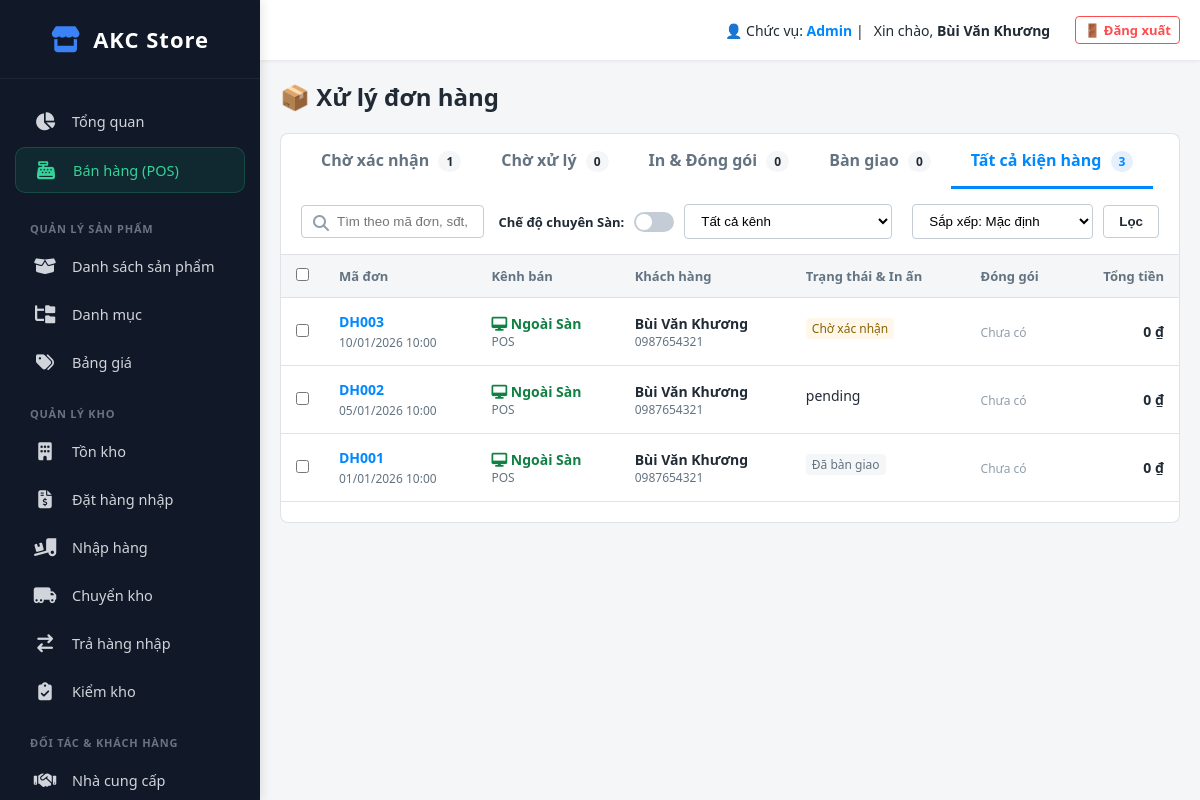
/index.php?action=order_processing&tab=all&channel=all (signed in), run on the app's committed database.
### tables this page shows
CREATE TABLE `users` (
  `id` int(11) NOT NULL,
  `username` varchar(100) NOT NULL,
  `password` varchar(255) NOT NULL,
  `full_name` varchar(255) NOT NULL,
  `role` varchar(50) DEFAULT 'Thu ngân',
  `created_at` timestamp NOT NULL DEFAULT current_timestamp()
);

CREATE TABLE `orders` (
  `id` int(11) NOT NULL,
  `order_code` varchar(50) DEFAULT NULL,
  `customer_id` int(11) NOT NULL,
  `customer_name` varchar(255) DEFAULT NULL,
  `phone` varchar(20) DEFAULT NULL,
  `address` text DEFAULT NULL,
  `subtotal` decimal(15,2) DEFAULT 0.00,
  `total_amount` decimal(15,2) NOT NULL,
  `paid_amount` decimal(15,2) DEFAULT 0.00,
  `payment_status` enum('unpaid','partial','paid') DEFAULT 'unpaid',
  `created_at` datetime DEFAULT current_timestamp(),
  `total_product_discount` decimal(15,2) DEFAULT 0.00,
  `total_order_discount` decimal(15,2) DEFAULT 0.00,
  `original_shipping_fee` decimal(15,2) DEFAULT 0.00,
  `total_shipping_discount` decimal(15,2) DEFAULT 0.00,
  `tax_amount` decimal(15,2) DEFAULT 0.00,
  `grand_total` decimal(15,2) DEFAULT 0.00,
  `amount_paid` decimal(15,2) DEFAULT 0.00,
  `payment_method` varchar(50) DEFAULT 'cash',
  `order_status` varchar(50) DEFAULT 'pending',
  `shipping_status` varchar(50) DEFAULT 'pending',
  `sales_channel` varchar(50) DEFAULT 'pos',
  `is_archived` tinyint(1) DEFAULT 0 COMMENT '0: Bình thường, 1: Đã lưu trữ',
  `packing_status` varchar(50) DEFAULT 'pending' COMMENT 'pending, packing, packed',
  `assigned_staff_id` int(11) DEFAULT NULL COMMENT 'ID Nhân viên phụ trách',
  `tags` varchar(255) DEFAULT NULL COMMENT 'Các tag cách nhau dấu phẩy (VD: V.I.P, Gấp)',
  `has_e_invoice` tinyint(1) DEFAULT 0 COMMENT '1: Đã xuất Hóa đơn điện tử',
  `printed_delivery` tinyint(1) DEFAULT 0,
  `printed_picking_order` tinyint(1) DEFAULT 0,
  `printed_picking_product` tinyint(1) DEFAULT 0,
  `packer_id` int(11) DEFAULT NULL
);

CREATE TABLE `customers` (
  `id` int(11) NOT NULL,
  `customer_code` varchar(50) DEFAULT NULL,
  `last_name` varchar(100) DEFAULT NULL,
  `first_name` varchar(100) NOT NULL,
  `phone` varchar(50) DEFAULT NULL,
  `email` varchar(255) DEFAULT NULL,
  `accept_marketing` tinyint(1) DEFAULT 0,
  `province` varchar(100) DEFAULT NULL,
  `district` varchar(100) DEFAULT NULL,
  `ward` varchar(100) DEFAULT NULL,
  `address` text DEFAULT NULL,
  `tax_code` varchar(50) DEFAULT NULL,
  `company_name` varchar(255) DEFAULT NULL,
  `invoice_address` text DEFAULT NULL,
  `invoice_email` varchar(255) DEFAULT NULL,
  `notes` text DEFAULT NULL,
  `tags` varchar(255) DEFAULT NULL,
  `debt` decimal(15,2) DEFAULT 0.00,
  `created_at` datetime DEFAULT current_timestamp()
);

### app/views/order_processing/index.php (the view, shortened to what the rows shown need)
<?php require_once __DIR__ . '/../layout/header.php'; ?>
<div class="op-header">
    <div class="op-title">📦 Xử lý đơn hàng</div>
</div>
<div class="op-tabs">
    <a href="index.php?action=order_processing&tab=pending_confirm&channel=<?php echo $channel_filter; ?>" class="op-tab <?php echo $tab == 'pending_confirm' ? 'active' : ''; ?>">
        Chờ xác nhận <span class="op-badge"><?php echo $counts['pending_confirm']; ?></span>
    </a>
    <a href="index.php?action=order_processing&tab=pending_process&channel=<?php echo $channel_filter; ?>" class="op-tab <?php echo $tab == 'pending_process' ? 'active' : ''; ?>">
        Chờ xử lý <span class="op-badge"><?php echo $counts['pending_process']; ?></span>
    </a>
    <a href="index.php?action=order_processing&tab=packing&channel=<?php echo $channel_filter; ?>" class="op-tab <?php echo $tab == 'packing' ? 'active' : ''; ?>">
        In & Đóng gói <span class="op-badge"><?php echo $counts['packing']; ?></span>
    </a>
    <a href="index.php?action=order_processing&tab=handover&channel=<?php echo $channel_filter; ?>" class="op-tab <?php echo $tab == 'handover' ? 'active' : ''; ?>">
        Bàn giao <span class="op-badge"><?php echo $counts['handover']; ?></span>
    </a>
    <a href="index.php?action=order_processing&tab=all&channel=<?php echo $channel_filter; ?>" class="op-tab <?php echo $tab == 'all' ? 'active' : ''; ?>">
        Tất cả kiện hàng <span class="op-badge"><?php echo $counts['all']; ?></span>
    </a>
</div>
<form method="GET" action="index.php" id="filterForm">
    <div class="op-toolbar">
        <div class="op-search">
            <i class="fa-solid fa-search"></i>
            <input type="text" name="keyword" placeholder="Tìm theo mã đơn, sđt, tên khách hàng..." value="<?php echo htmlspecialchars($keyword); ?>">
        </div>
        <div class="op-filter" style="display:flex; align-items:center; gap: 10px;">
            <label style="font-weight:600; font-size:13px;">Chế độ chuyên Sàn:</label>
            <label class="switch" style="position:relative; display:inline-block; width:40px; height:20px;">
                <span style="position:absolute; cursor:pointer; top:0; left:0; right:0; bottom:0; background-color:<?php echo $channel_filter == 'ecommerce' ? '#0088ff' : '#c4cdd5'; ?>; transition:.4s; border-radius:20px;">
                    <span style="position:absolute; content:''; height:16px; width:16px; left:<?php echo $channel_filter == 'ecommerce' ? '22px' : '2px'; ?>; bottom:2px; background-color:white; transition:.4s; border-radius:50%;"></span>
                </span>
            </label>
            <select name="channel" id="channelSelect" onchange="this.form.submit()" style="<?php echo $channel_filter == 'ecommerce' ? 'display:none;' : ''; ?>">
                <option value="all" <?php echo $channel_filter == 'all' ? 'selected' : ''; ?>>Tất cả kênh</option>
            </select>
            <select name="sort" onchange="this.form.submit()" style="margin-left: 10px;">
                <option value="default" <?php echo (!isset($_GET['sort']) || $_GET['sort'] == 'default') ? 'selected' : ''; ?>>Sắp xếp: Mặc định</option>
            </select>
            <button type="submit" class="btn-outline">Lọc</button>
        </div>
    </div>
</form>
<div class="op-table-container">
    <table class="v3-table">
        <thead>
            <tr>
                <th style="width: 40px;"><input type="checkbox" id="selectAll" onclick="toggleAll(this)"></th>
                <th>Mã đơn</th>
                <th>Kênh bán</th>
                <th>Khách hàng</th>
                <th>Trạng thái & In ấn</th>
                <th>Đóng gói</th>
                <th style="text-align: right;">Tổng tiền</th>
            </tr>
        </thead>
        <tbody>
            <?php if (empty($orders)): ?>
                <tr><td colspan="6" style="text-align:center; padding: 30px; color: #637381;">Không có dữ liệu trong mục này.</td></tr>
            <?php else: ?>
                <?php foreach ($orders as $o): ?>
                    <tr>
                        <td><input type="checkbox" class="row-checkbox" value="<?php echo $o['id']; ?>" onclick="updateBulkPanel()"></td>
                        <td>
                            <a href="index.php?action=view_order&id=<?php echo $o['id']; ?>" style="color:#0088ff; font-weight:bold; text-decoration:none;">
                                <?php echo htmlspecialchars($o['order_code']); ?>
                            </a>
                            <div style="font-size: 12px; color: #637381; margin-top: 3px;"><?php echo date('d/m/Y H:i', strtotime($o['created_at'])); ?></div>
                        </td>
                        <td>
                            <?php
                                $src = strtolower($o['sales_channel'] ?? 'pos');
                                if (in_array($src, ['shopee', 'lazada', 'tiktok'])) {
                                    echo '<span style="color:#e67e22; font-weight:600;"><i class="fa-solid fa-store"></i> Sàn TMĐT</span>';
                                } else {
                                    echo '<span style="color:#108043; font-weight:600;"><i class="fa-solid fa-desktop"></i> Ngoài Sàn</span>';
                                }
                                echo '<div style="font-size:12px; color:#637381;">'.strtoupper($src).'</div>';
                            ?>
                        </td>
                        <td>
                            <b><?php echo htmlspecialchars($o['customer_name'] ?? 'Khách lẻ'); ?></b>
                            <div style="font-size:12px; color:#637381;"><?php echo htmlspecialchars($o['customer_phone'] ?? ''); ?></div>
                        </td>
                        <td>
                            <?php if ($o['order_status'] === 'pending'): ?>
                                <span style="color:#8a6100; background:#fff8ea; padding:2px 6px; border-radius:4px; font-size:12px;">Chờ xác nhận</span>
                            <?php elseif ($o['order_status'] === 'confirmed' && $o['shipping_status'] === 'pending'): ?>
                                <span style="color:#0088ff; background:#e5f0ff; padding:2px 6px; border-radius:4px; font-size:12px;">Chờ nhặt hàng</span>
                            <?php elseif ($o['shipping_status'] === 'packing'): ?>
                                <span style="color:#d82c0d; background:#ffe4e4; padding:2px 6px; border-radius:4px; font-size:12px;">Đang đóng gói</span>
                            <?php elseif ($o['shipping_status'] === 'packed'): ?>
                                <span style="color:#108043; background:#eafff0; padding:2px 6px; border-radius:4px; font-size:12px;">Đã đóng gói</span>
                            <?php elseif ($o['shipping_status'] === 'delivering'): ?>
                                <span style="color:#637381; background:#f4f6f8; padding:2px 6px; border-radius:4px; font-size:12px;">Đã bàn giao</span>
                            <?php else: ?>
                                <span><?php echo $o['shipping_status']; ?></span>
                            <?php endif; ?>
                        </td>
                        <td>
                            <?php if ($o['packer_name']): ?>
                                <div style="font-size: 12px; font-weight: 500; color: #212b36;">👤 <?php echo htmlspecialchars($o['packer_name']); ?></div>
                            <?php else: ?>
                                <span style="font-size: 12px; color: #919eab;">Chưa có</span>
                            <?php endif; ?>
                        </td>
                        <td style="text-align: right; font-weight: 600;">
                            <?php echo number_format($o['grand_total'] ?? 0, 0, '', '.'); ?> ₫
                        </td>
                    </tr>
                <?php endforeach; ?>
            <?php endif; ?>
        </tbody>
    </table>
</div>
<?php require_once __DIR__ . '/../layout/footer.php'; ?>

### app/views/layout/header.php (shortened to what the rows shown need)
<?php
$current_action = isset($_GET['action']) ? $_GET['action'] : 'dashboard';
$user_session = isset($_SESSION['user']) ? $_SESSION['user'] : ['role' => 'Nhân viên', 'full_name' => 'Khương'];
?>
<!DOCTYPE html>
<html lang="vi">
<head>
    <link rel="stylesheet" href="https://cdnjs.cloudflare.com/ajax/libs/font-awesome/6.4.0/css/all.min.css">
</head>
<body>
    <div class="sidebar">
        <div class="logo"><i class="fa-solid fa-store"></i> AKC Store</div>
        <div class="menu">
            <a href="index.php?action=dashboard" class="menu-item <?php echo ($current_action == 'dashboard') ? 'active' : ''; ?>">
                <i class="fa-solid fa-chart-pie"></i> Tổng quan
            </a>
            <a href="index.php?action=pos" class="menu-item pos-btn">
                <i class="fa-solid fa-cash-register"></i> Bán hàng (POS)
            </a>
            <div class="menu-heading">Quản lý Sản phẩm</div>
            <a href="index.php?action=product_list" class="menu-item <?php echo ($current_action == 'product_list' || $current_action == 'add_product' || $current_action == 'edit_product') ? 'active' : ''; ?>">
                <i class="fa-solid fa-box-open"></i> Danh sách sản phẩm
            </a>
            <a href="index.php?action=product_category" class="menu-item <?php echo ($current_action == 'product_category' || $current_action == 'add_category' || $current_action == 'edit_category') ? 'active' : ''; ?>">
                <i class="fa-solid fa-folder-tree"></i> Danh mục
            </a>
            <a href="index.php?action=product_price" class="menu-item <?php echo ($current_action == 'product_price' || $current_action == 'add_price_list' || $current_action == 'price_list_detail') ? 'active' : ''; ?>">
                <i class="fa-solid fa-tags"></i> Bảng giá
            </a>
            <div class="menu-heading">Quản lý Kho</div>
            <a href="index.php?action=inventory_list" class="menu-item <?php echo ($current_action == 'inventory_list') ? 'active' : ''; ?>">
                <i class="fa-solid fa-building"></i> Tồn kho
            </a>
            <a href="index.php?action=purchase_list" class="menu-item <?php echo ($current_action == 'purchase_list' || $current_action == 'add_purchase' || $current_action == 'view_purchase') ? 'active' : ''; ?>">
                <i class="fa-solid fa-file-invoice-dollar"></i> Đặt hàng nhập
            </a>
            <a href="index.php?action=po_receipt_list" class="menu-item <?php echo ($current_action == 'po_receipt_list' || $current_action == 'direct_receive' || $current_action == 'receive_purchase') ? 'active' : ''; ?>">
                <i class="fa-solid fa-truck-ramp-box"></i> Nhập hàng
            </a>
            <a href="index.php?action=transfer_list" class="menu-item <?php echo ($current_action == 'transfer_list' || $current_action == 'add_transfer' || $current_action == 'view_transfer') ? 'active' : ''; ?>">
                <i class="fa-solid fa-truck-moving"></i> Chuyển kho
            </a>
            <a href="index.php?action=purchase_return_list" class="menu-item <?php echo ($current_action == 'purchase_return_list' || $current_action == 'add_purchase_return') ? 'active' : ''; ?>">
                <i class="fa-solid fa-arrow-right-arrow-left"></i> Trả hàng nhập
            </a>
            <a href="index.php?action=inventory_check_list" class="menu-item <?php echo ($current_action == 'inventory_check_list' || $current_action == 'add_inventory_check' || $current_action == 'edit_inventory_check') ? 'active' : ''; ?>">
                <i class="fa-solid fa-clipboard-check"></i> Kiểm kho
            </a>
            <div class="menu-heading">Đối tác & Khách hàng</div>
            <a href="index.php?action=supplier_list" class="menu-item <?php echo ($current_action == 'supplier_list' || $current_action == 'add_supplier' || $current_action == 'edit_supplier') ? 'active' : ''; ?>">
                <i class="fa-solid fa-handshake"></i> Nhà cung cấp
            </a>
        </div>
    </div>
    <div class="main-container">
        <div class="topbar">
            <div class="user-profile">
                <span>👤 Chức vụ: <strong style="color:#0088ff;"><?php echo htmlspecialchars($user_session['role'] ?? 'Quản trị viên'); ?></strong> | </span>
                <span>Xin chào, <strong><?php echo htmlspecialchars($user_session['full_name'] ?? 'Admin'); ?></strong></span>
                <a href="index.php?action=logout" style="margin-left: 15px; color: #ff4d4f; text-decoration: none; font-size: 13px; font-weight: bold; border: 1px solid #ff4d4f; padding: 4px 8px; border-radius: 4px;">🚪 Đăng xuất</a>
            </div>
        </div>
        <div class="content-wrapper">

### data on the page
users: full_name "Bùi Văn Khương"
orders: customer "1", id "3", order_code "DH003", created_at "10/01/2026 10:00", shows "Ngoài Sàn", sales_channel "POS", customer_name "Bùi Văn Khương", customer.phone "0987654321", order_status "Chờ xác nhận", grand_total "0"
orders: order_code "DH002", created_at "05/01/2026 10:00", shows "Ngoài Sàn", sales_channel "POS", customer_name "Bùi Văn Khương", customer.phone "0987654321", shipping_status "pending", grand_total "0"
orders: order_code "DH001", created_at "01/01/2026 10:00", shows "Ngoài Sàn", sales_channel "POS", customer_name "Bùi Văn Khương", customer.phone "0987654321", order_status "Đã bàn giao", grand_total "0"

### other printed values
$user_session['role'] "Admin"
$counts['pending_process'] "0"
$counts['packing'] "0"
$counts['handover'] "0"
